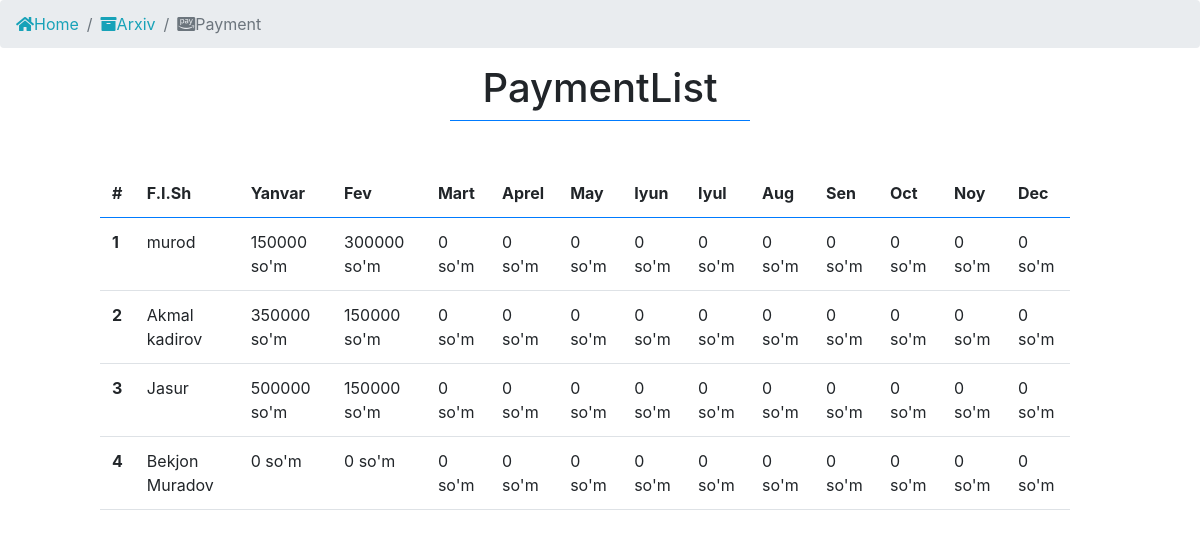
Screenshot of /profile/arxiv/payment/ (signed in) with the database file from the repository.
### app/models.py (models this page shows, shortened)
class Student(models.Model):
    f_name = models.CharField(_("To'liq ismi"), max_length=100)
    subject = models.ForeignKey(Subject, verbose_name=_("O'rganadigan fani"), on_delete=models.CASCADE)
    teacher = models.ForeignKey(Teacher, verbose_name=_("O'qituvchisi"), on_delete=models.CASCADE)
    phone_num = models.CharField(_("Telefon raqami"), max_length=9)
    study_days = models.CharField(_("O'qish Kunlari"), max_length=50, choices=study_days, default='option')
    study_type = models.CharField(_("O'qish turi"), max_length=50, choices=study_type, default='option')
    lesson_time = models.CharField(_("Dars boshlanish vaqti"), max_length=50)
    registered_date = models.DateTimeField(_("Ro'yhatga olingan vaqti"), auto_now_add=True)
    @property
    def arxiv_salary(self):
        pay = self.payment_set.all()
        def salary(num):
            salary = []
            for p in pay:
                if p.payed_date.month == num:
                    salary.append(p)
            total = sum([i.payment for i in salary])
            return total
        list_month = [salary(1),salary(2),salary(3),salary(4),salary(5),salary(6),salary(7),salary(8),salary(9),salary(10),salary(11),salary(12)]
        return list_month
    """Bitta student shu oyda necha pul tolov qilganligini ko'rsatadi"""

### app/views.py (the view)
# urls.py: path("arxiv/payment/", Arxiv_Student, name="AllPayment"),
def Arxiv_Student(request):
    students = Student.objects.all()
    return render(request, 'arxiv/students/payments.html', {'student':students})

### app/templates/arxiv/students/payments.html (shortened to what this page needs)
{% extends "index.html" %}
{% block content %}
<nav aria-label="breadcrumb">
    <ol class="breadcrumb">
        <li class="breadcrumb-item"><a class="text-info" href="{% url 'app:Home' %}"><i class="fas fa-home"></i>Home</a></li>
        <li class="breadcrumb-item"><a class="text-info" href="{% url 'app:Arxiv'  %}"><i class="fas fa-archive"></i>Arxiv</a></li>
        <li class="breadcrumb-item active" aria-current="page"><i class="fab fa-cc-amazon-pay"></i>Payment</li>
    </ol>
</nav>
<div class="container1">
    <div class="wrapper text-center">
        <h1 class="">PaymentList</h1>
        <div class="border-bottom w-25 m-auto border-primary"></div>
    </div>
    <div class="row mt-5" style="margin-right: 15px;">
        <div class="col-md-10 m-auto">
            <table class="table table-hover table-borderless">
                <thead class="border-bottom border-primary">
                    <tr>
                        <th scope="col" class="">#</th>
                        <th scope="col" class="">F.I.Sh</th>
                        <th scope="col" class="">Yanvar</th>
                        <th scope="col" class="">Fev</th>
                        <th scope="col" class="">Mart</th>
                        <th scope="col" class="">Aprel</th>
                        <th scope="col" class="">May</th>
                        <th scope="col" class="">Iyun</th>
                        <th scope="col" class="">Iyul</th>
                        <th scope="col" class="">Aug</th>
                        <th scope="col" class="">Sen</th>
                        <th scope="col" class="">Oct</th>
                        <th scope="col" class="">Noy</th>
                        <th scope="col" class="">Dec</th>
                    </tr>
                </thead>
                <tbody class="">
                    {% for i in student %}
                        <tr class="border-bottom">
                            <th scope="row"> {{ forloop.counter }} </th>
                            <td>
                                {{ i.f_name }}
                            </td>
                            {% for p in i.arxiv_salary %}
                                <td>{{p}} so'm</td>
                            {% endfor %}
                        </tr>
                    {% endfor %}
                </tbody>
            </table>
        </div>
    </div>
</div>
{% endblock content %}

### rows the page displays
Student: f_name "murod", arxiv_salary "150000" "300000" "0" "0" "0" "0" "0" "0" "0" "0" "0" "0"
Student: f_name "Akmal kadirov", arxiv_salary "350000" "150000" "0" "0" "0" "0" "0" "0" "0" "0" "0" "0"
Student: f_name "Jasur", arxiv_salary "500000" "150000" "0" "0" "0" "0" "0" "0" "0" "0" "0" "0"
Student: f_name "Bekjon Muradov", arxiv_salary "0" "0" "0" "0" "0" "0" "0" "0" "0" "0" "0" "0"
